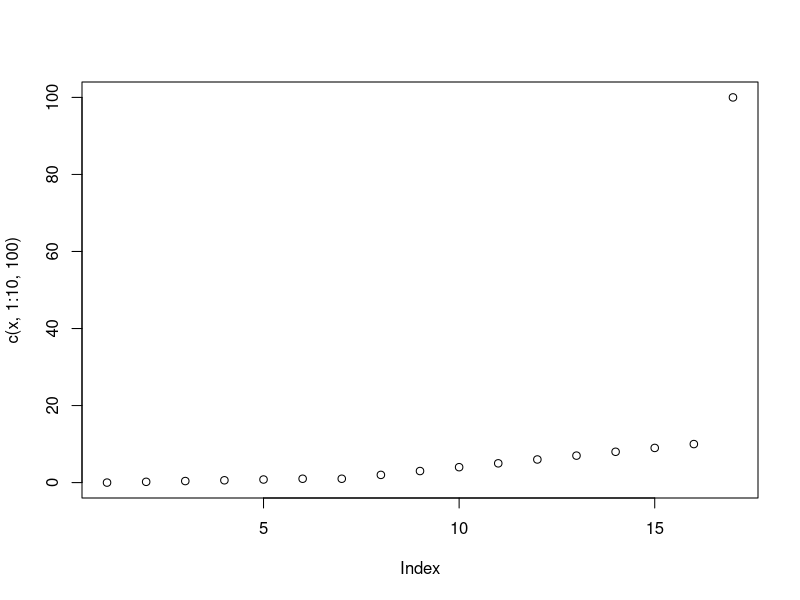
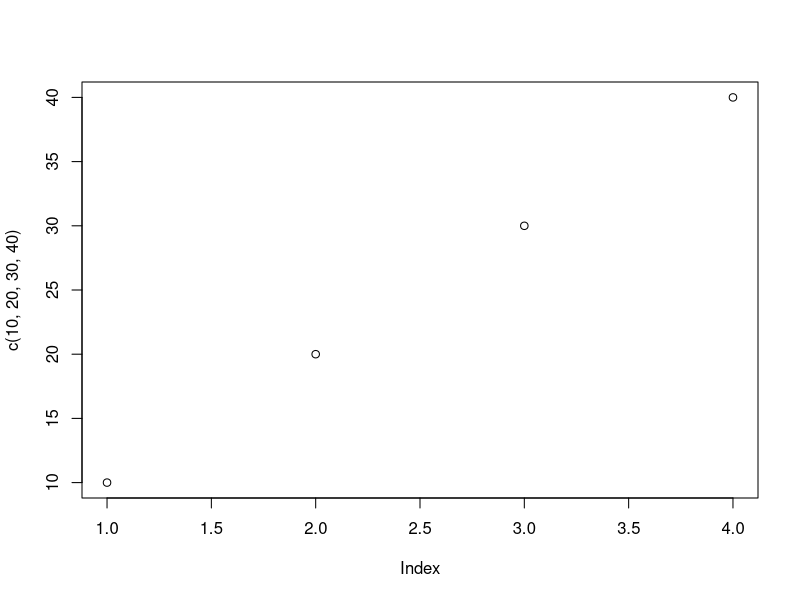

Generate these figures, in order, with R:
#vectors test
a=c(1,2,3,4)
b=c("lalit","student")
names(b)=c("name","profession")
# Poker and roulette winnings from Monday to Friday:
poker_vector <- c(140, -50, 20, -120, 240)
roulette_vector <- c(-24, -50, 100, -350, 10)
days_vector <- c("Monday", "Tuesday", "Wednesday", "Thursday", "Friday")
names(poker_vector) <- days_vector
names(roulette_vector) <- days_vector
names(poker_vector)
days_vector
total_poker <- sum(poker_vector)
total_poker
# Total winnings with roulette
total_roulette <-  sum(roulette_vector)

# Total winnings overall
total_week <- total_roulette + total_poker

# Print out total_week
total_week

roulette_vector[2]


runif(50)

x <- seq(0, 1, length = 6)

plot( c(x, 1:10, 100))
 ss=plot(c(10,20,30,40))
 IQR(ss)
 head(iris)
 iris
 ls(iris)
 str(iris)
 